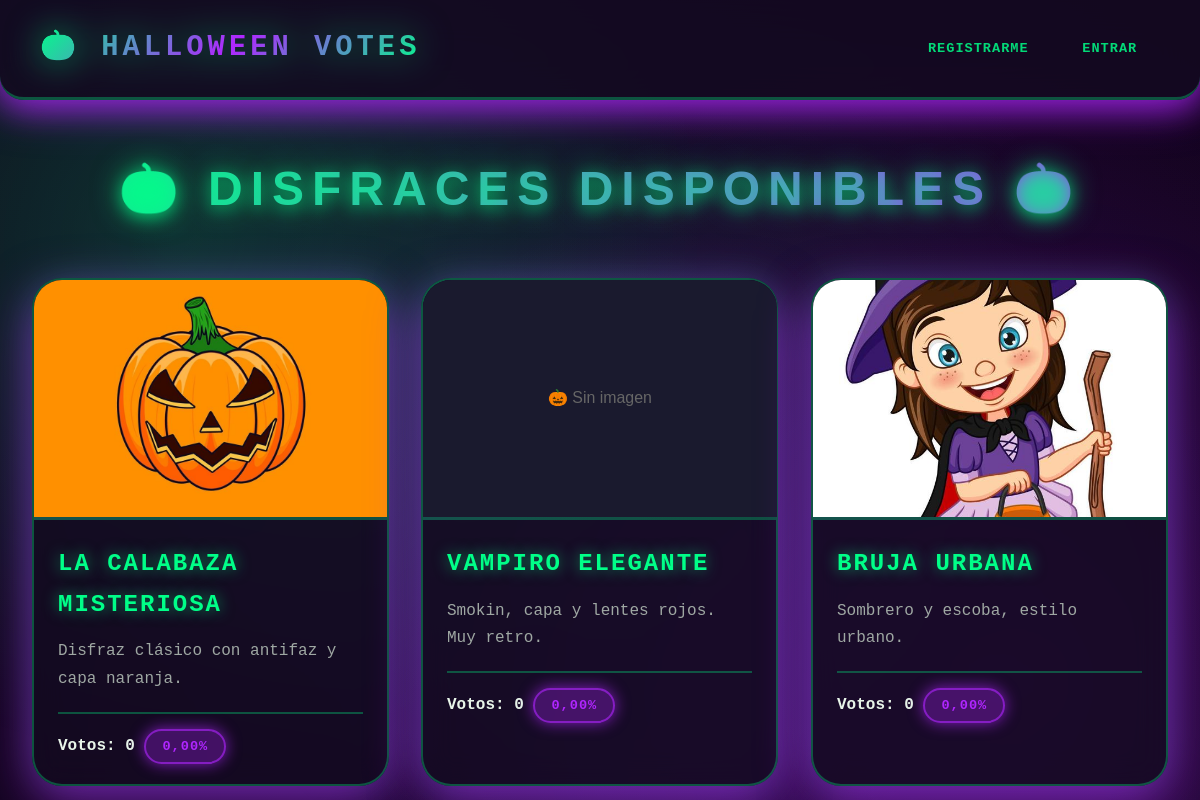
The page / on the database its author committed.
### tables this page shows
CREATE TABLE disfraces (
  id INT(11) NOT NULL AUTO_INCREMENT,
  nombre VARCHAR(50) NOT NULL,
  descripcion TEXT NOT NULL,
  votos INT(11) NOT NULL DEFAULT 0,
  foto VARCHAR(20) NOT NULL,
  foto_blob BLOB NOT NULL,
  eliminado INT(11) NOT NULL DEFAULT 0,
  PRIMARY KEY (id)
);

### lib/auth.php (called while the page is built, shortened)
<?php
function h($s) { return htmlspecialchars($s ?? '', ENT_QUOTES | ENT_SUBSTITUTE, 'UTF-8'); }
function is_logged()   { return !empty($_SESSION['user_id']); }

### index.php (the view, shortened to what this page needs)
<?php
require __DIR__ . '/config/db.php';
require __DIR__ . '/lib/auth.php';
$rs = mysqli_query($con, "SELECT *, LENGTH(foto_blob) as size_blob FROM disfraces WHERE eliminado=0 ORDER BY votos DESC, id");
$totalVotos = 0;
if ($rs) {
  $rows = [];
  while ($r = mysqli_fetch_assoc($rs)) {
    if (is_logged()) {
      $checkVoto = mysqli_query($con, "SELECT id FROM votos WHERE id_usuario=".user_id()." AND id_disfraz=".(int)$r['id']);
      $r['ya_voto'] = ($checkVoto && mysqli_num_rows($checkVoto) > 0);
    } else {
      $r['ya_voto'] = false;
    }
    $rows[] = $r;
    $totalVotos += (int)$r['votos'];
  }
}
?>
<!doctype html>
<html lang="es"><head>
  <link rel="stylesheet" href="css/halloween.css">
</head>
<body>
<header class="header" id="mainHeader">
  <div class="brand">🎃 Halloween Votes</div>
  <nav class="nav small">
    <?php if (is_logged()): ?>
      Hola, <?= h(user_nombre()) ?>!
      <a href="logout.php">Salir</a>
      <?php if (is_admin()): ?>
        <a href="admin.php">Admin</a>
      <?php endif; ?>
    <?php else: ?>
      <a href="registro.php">Registrarme</a>
      <a href="login.php">Entrar</a>
    <?php endif; ?>
  </nav>
</header>
<main class="container">
  <h1>🎃 Disfraces disponibles 🎃</h1>
  <?php if (!empty($rows) && count($rows) > 0): ?>
    <div class="grid">
      <?php foreach ($rows as $r): ?>
        <div class="card" onclick="openModal(<?= (int)$r['id'] ?>)">
          <div class="card-image-wrapper">
            <?php
              if (!empty($r['foto']) && file_exists("fotos/".$r['foto'])) {
                echo '<img src="fotos/'.h($r['foto']).'" alt="'.h($r['nombre']).'">';
              } else {
                echo '<img alt="Sin imagen">';
              }
            ?>
          </div>
          <div class="card-content">
            <h3><?= h($r['nombre']) ?></h3>
            <p><?= h($r['descripcion']) ?></p>
            <div class="meta">
              <div>
                <strong>Votos: <?= (int)$r['votos'] ?></strong>
                <?php
                  $porc = ($totalVotos > 0) ? ($r['votos'] * 100.0 / $totalVotos) : 0.0;
                  echo ' <span class="badge">'.number_format($porc, 2, ',', '.').'%</span>';
                ?>
              </div>
            </div>
          </div>
        </div>
      <?php endforeach; ?>
    </div>
  <?php else: ?>
    <p>No hay disfraces cargados aún.</p>
  <?php endif; ?>
</main>
</body>
</html>

### rows shown on the page
disfraces: foto (picture), nombre "LA CALABAZA MISTERIOSA", descripcion "Disfraz clásico con antifaz y capa naranja.", votos "0", porc "0,00"
disfraces: nombre "VAMPIRO ELEGANTE", descripcion "Smokin, capa y lentes rojos. Muy retro.", votos "0", porc "0,00"
disfraces: foto (picture), nombre "BRUJA URBANA", descripcion "Sombrero y escoba, estilo urbano.", votos "0", porc "0,00"
